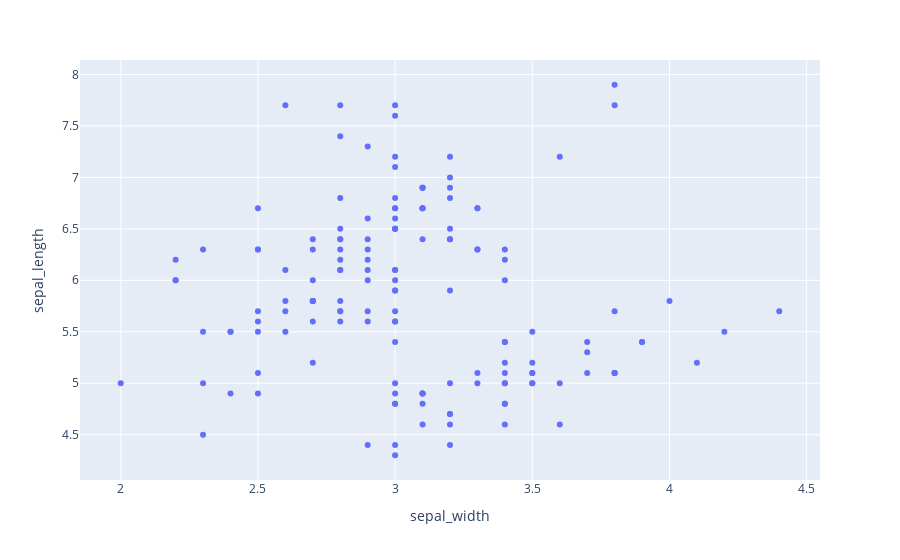

Notebook cell for this chart:
### Code cell
px.scatter(df2,x="sepal_width",y="sepal_length")

### Figure 1 — Plotly figure (JSON) as saved in the notebook; plotly's stock layout.template omitted (floating-point values rounded to 4 significant figures; data arrays with more than 128 entries replaced by an {"elided": "..."} marker saying what was removed)
{"data": [{"hovertemplate": "sepal_width=%{x}<br>sepal_length=%{y}<extra></extra>", "legendgroup": "", "marker": {"color": "#636efa", "symbol": "circle"}, "mode": "markers", "name": "", "orientation": "v", "showlegend": false, "type": "scatter", "x": {"elided": "150 float values"}, "xaxis": "x", "y": {"elided": "150 float values"}, "yaxis": "y"}], "layout": {"autosize": true, "legend": {"tracegroupgap": 0}, "margin": {"t": 60}, "xaxis": {"anchor": "y", "autorange": true, "domain": [0, 1], "range": [1.855, 4.545], "title": {"text": "sepal_width"}, "type": "linear"}, "yaxis": {"anchor": "x", "autorange": true, "domain": [0, 1], "range": [4.021, 8.179], "title": {"text": "sepal_length"}, "type": "linear"}}}
